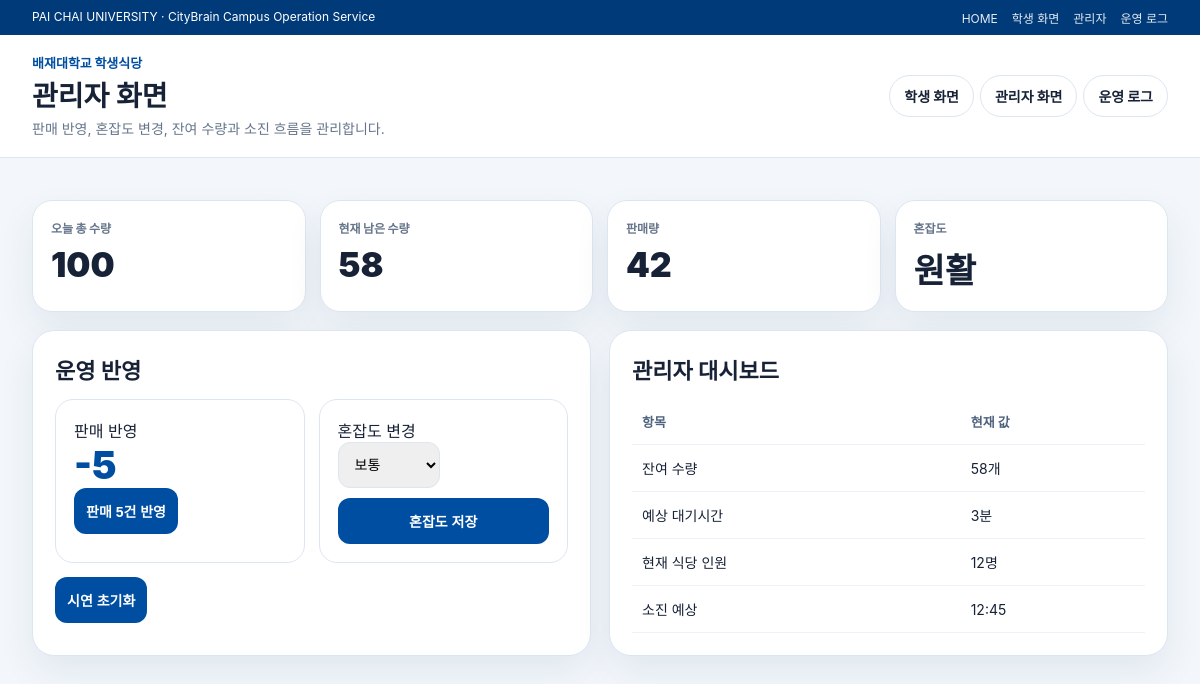
The page /admin on the database its author committed.
### tables this page shows
CREATE TABLE state (
            id INTEGER PRIMARY KEY CHECK (id=1), menu TEXT, total INTEGER, remaining INTEGER,
            congestion TEXT, wait_min INTEGER, crowd_count INTEGER, sellout_time TEXT,
            likes INTEGER, survey_total INTEGER, updated_at TEXT);

### app/main.py (the view)
@app.get('/admin', response_class=HTMLResponse)
def admin(request: Request): return templates.TemplateResponse('admin.html', {'request':request, 's':get_state()})

### app/templates/admin.html
{% extends 'layout.html' %}{% set title='관리자 화면' %}{% set subtitle='판매 반영, 혼잡도 변경, 잔여 수량과 소진 흐름을 관리합니다.' %}{% block content %}<section class="metrics"><div class="metric"><div class="label">오늘 총 수량</div><div class="value">{{s.total}}</div></div><div class="metric"><div class="label">현재 남은 수량</div><div class="value">{{s.remaining}}</div></div><div class="metric"><div class="label">판매량</div><div class="value">{{s.sold}}</div></div><div class="metric"><div class="label">혼잡도</div><div class="value">{{s.congestion}}</div></div></section><section class="split"><div class="panel"><h3>운영 반영</h3><div class="admin-grid"><div class="admin-card"><div class="label">판매 반영</div><div class="num">-5</div><form method="post" action="/admin/sale"><input type="hidden" name="qty" value="5"><button type="submit">판매 5건 반영</button></form></div><div class="admin-card"><div class="label">혼잡도 변경</div><form method="post" action="/admin/crowd"><select name="congestion"><option>원활</option><option selected>보통</option><option>혼잡</option><option>매우 혼잡</option></select><button type="submit" style="margin-top:10px;width:100%">혼잡도 저장</button></form></div></div><form method="post" action="/admin/reset" style="margin-top:14px"><button type="submit">시연 초기화</button></form></div><div class="panel"><h3>관리자 대시보드</h3><table class="table"><tr><th>항목</th><th>현재 값</th></tr><tr><td>잔여 수량</td><td>{{s.remaining}}개</td></tr><tr><td>예상 대기시간</td><td>{{s.wait_min}}분</td></tr><tr><td>현재 식당 인원</td><td>{{s.crowd_count}}명</td></tr><tr><td>소진 예상</td><td>{{s.sellout_time}}</td></tr></table></div></section>{% endblock %}

### app/static/style.css (style rules this page uses)
:root { --blue:#004ea1;--deep:#003a79;--green:#198f55;--bg:#f3f7fb;--line:#dce6f2;--text:#172236;--muted:#66758b;--card:#fff;--shadow:0 16px 36px rgba(8,45,90,.08) }
* { box-sizing:border-box }
body { margin:0;background:var(--bg);font-family:-apple-system,BlinkMacSystemFont,'Segoe UI','Noto Sans KR',Arial,sans-serif;color:var(--text) }
.panel { background:var(--card);border:1px solid var(--line);border-radius:22px;padding:22px;box-shadow:var(--shadow);margin-bottom:18px }
.panel h3 { font-size:22px;margin:0 0 14px }
.metrics { display:grid;grid-template-columns:repeat(4,1fr);gap:14px;margin:18px 0 }
.metric { background:white;border:1px solid var(--line);border-radius:20px;padding:18px;box-shadow:var(--shadow) }
.metric .label { font-size:12px;color:var(--muted);font-weight:900 }
.metric .value { font-size:34px;font-weight:950;margin-top:8px }
.split { display:grid;grid-template-columns:1fr 1fr;gap:18px }
.table { width:100%;border-collapse:collapse }
.table th,.table td { border-bottom:1px solid #edf2f8;padding:13px 10px;text-align:left;font-size:14px }
.table th { color:#50637e;font-size:13px }
.admin-grid { display:grid;grid-template-columns:1fr 1fr;gap:14px }
.admin-card { border:1px solid var(--line);border-radius:18px;padding:18px;background:#fff }
.admin-card .num { font-size:38px;font-weight:950;color:var(--blue) }
input,select,button { height:46px;border:1px solid var(--line);border-radius:12px;padding:0 12px;font-size:14px }
button { background:var(--blue);color:white;border:0;font-weight:900;cursor:pointer }

### rows shown on the page
state: total "100", remaining "58", congestion "원활", wait_min "3", crowd_count "12", sellout_time "12:45"

### other values the page prints
{{ title }} "관리자 화면"
{{ subtitle }} "판매 반영, 혼잡도 변경, 잔여 수량과 소진 흐름을 관리합니다."
{{ s.sold }} "42"
